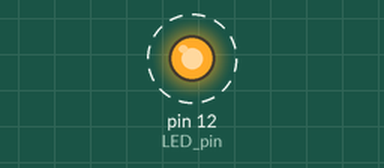
Recording of a sketch running on a simulated Arduino Uno, built with avr-gcc and run on an emulated ATmega328P. Shown: output pins drawn as LEDs (lit = HIGH). Dashed ring = blinking.

Above: at 0.5 s.
Timing chart, 0 to 4.6 s (numbered marks = the images above):
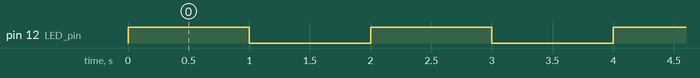

Measured:
- by itself, pin 12 (LED_pin): alternates HIGH for 1.0 s and LOW for 1.0 s

The sketch:

psuedo_dlp_light_vector.ino
```cpp
//initializing pins
const int LED_pin = 12;


void setup() {
  // setup LED pin to digital output and photoresistor to analog input
  pinMode(LED_pin, OUTPUT);
}

// the loop function runs over and over again forever
void loop() {
  digitalWrite(LED_pin, HIGH);   // turn the LED on (HIGH is the voltage level)
  delay(1000);                       // wait for a second
  digitalWrite(LED_pin, LOW);    // turn the LED off by making the voltage LOW
  delay(1000);                       // wait for a second
}
```
